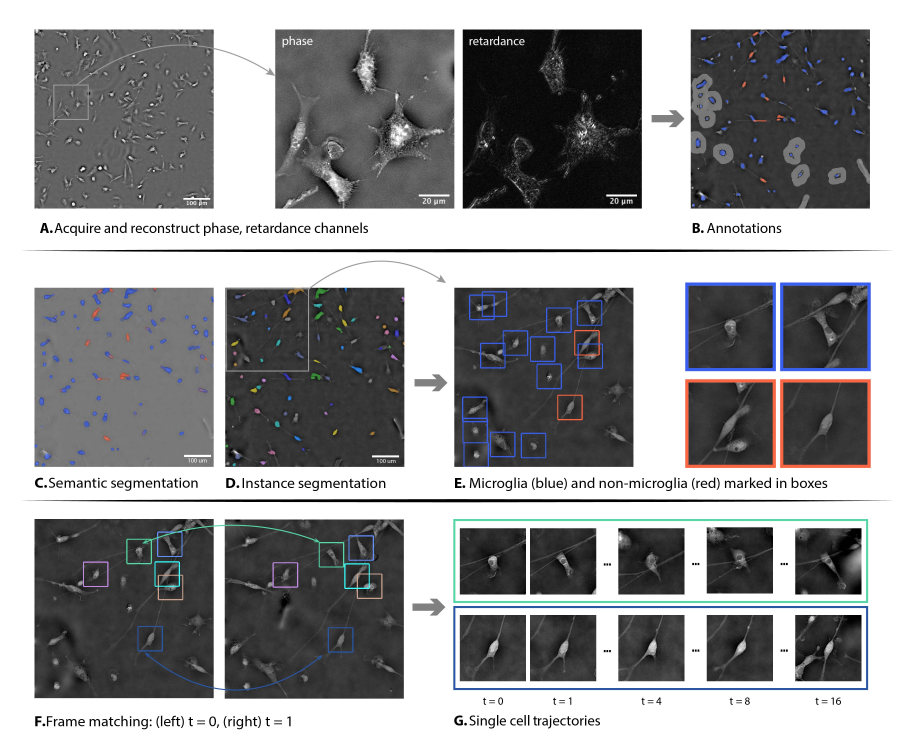
#> input picture pipeline.jpg, 3659 x 3018 px (shown at 1/4 size)
$ python -i binary_from_fluorescence.py   (imports and definitions only)
#> lines starting #> are read from the running program, lines starting #| are printed output that depends on the picture; after the words box and inside, x2 and y2 are one past the last pixel; in counts of white or black regions, pixels touching at a corner belong together
import numpy as np
import os
import argparse
import tifffile as tf

from skimage.filters import threshold_multiotsu
from skimage.measure import regionprops, label
from skimage.morphology import disk, ball, binary_opening, binary_erosion
import skimage.exposure as exposure
import skimage.filters as filters

"""
python binary_from_fluorescence.py
-i /Users/bryant.chhun/Desktop/Data/learningCellState/microglia/2020-10-29/FLUOR/10222020_MG_MGCoculture-x2_FLUOR_A2_1
-o /Users/bryant.chhun/Desktop/Data/learningCellState/microglia/2020-10-29/target_binary
-c 1 -dx 6 -dy 11 -m unimodal

python binary_from_fluorescence.py
-i /Users/bryant.chhun/Desktop/Data/learningCellState/microglia/2020-10-29/FLUOR/10222020_MG_MGCoculture-x2_FLUOR_B2_1
-o /Users/bryant.chhun/Desktop/Data/learningCellState/microglia/2020-10-29/target_binary
-c 2 -dx 6 -dy 11 -m multiotsu

python binary_from_fluorescence.py
-i /Users/bryant.chhun/Desktop/Data/learningCellState/microglia/2020-10-29/FLUOR/10222020_MG_MGCoculture-x2_FLUOR_C2_1
-o /Users/bryant.chhun/Desktop/Data/learningCellState/microglia/2020-10-29/target_binary
-c 2 -dx 6 -dy 11 -m multiotsu
"""


def in_range(num, ref, delta):
    """
    given num, return boolean if num is within delta of ref
    :param num:
    :param ref:
    :param delta:
    :return:
    """
    return ref-delta<num < ref+delta


def filter_area(prop, tot_pix):
    """
    given list of regionprops, return list of regionprops whose areas are less than tot_pix
    :param prop:
    :param tot_pix:
    :return:
    """
    out = []
    for p in prop:
        if p.area >= tot_pix:
            out.append(p)
    return out


# [78 lines left out: functions shift_image, get_unimodal_threshold, create_unimodal_mask, not called in this run]


def multi_otsu_pipeline(image, gamma_=0.1, sigma_=1, classes_=3, nbins_=512, min_area_=35, joint_tolerance_=30):
    """

    :param image:
    :param gamma_:
    :param sigma_:
    :param classes_:
    :param nbins_:
    :param min_area_:
    :param joint_tolerance_:
    :return:
    """
#> called with gamma_ = 0.1, sigma_ = 1, classes_ = 3, nbins_ = 512, min_area_ = 35, joint_tolerance_ = 30

    # ===== PRE FILTERS ============== #
    image = exposure.adjust_gamma(image, gamma_)
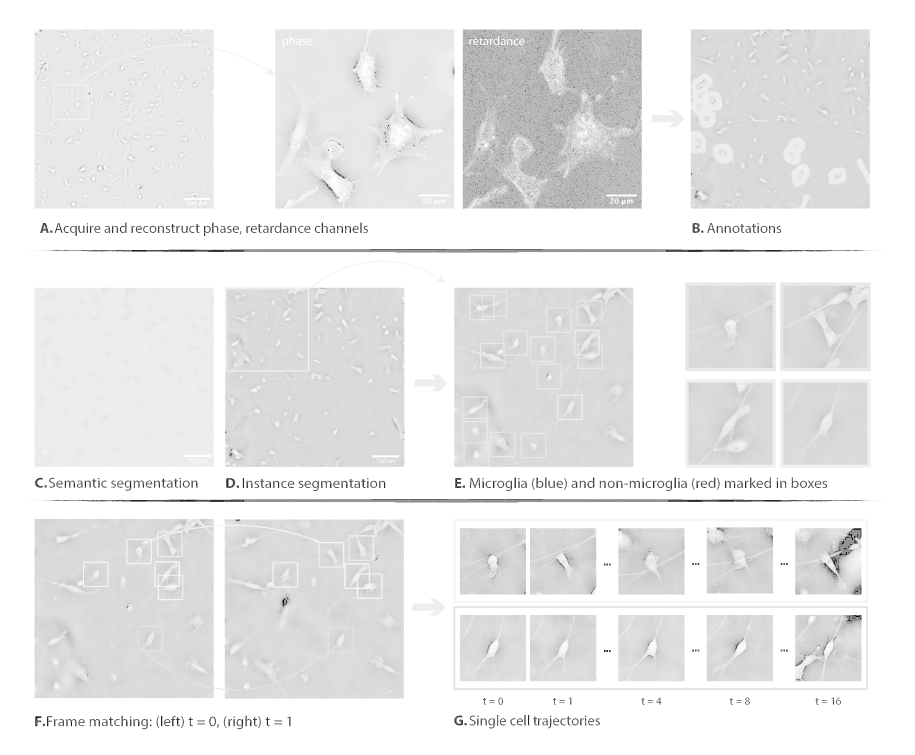
#> image: shape (3018, 3659) (shown at 1/4 size); min 0, max 255, mean 234
    image = filters.gaussian(image, sigma=sigma_)

    # ===== MULTI OTSU THRESHOLDING == #
    thr = threshold_multiotsu(image, classes=classes_, nbins=nbins_)
#> thr = [0.758, 0.931]
    im_label = np.digitize(image, bins=thr)
#> im_label: shape (3018, 3659) int64; 3 distinct labels, from 0 to 2
    mask0 = im_label == 0
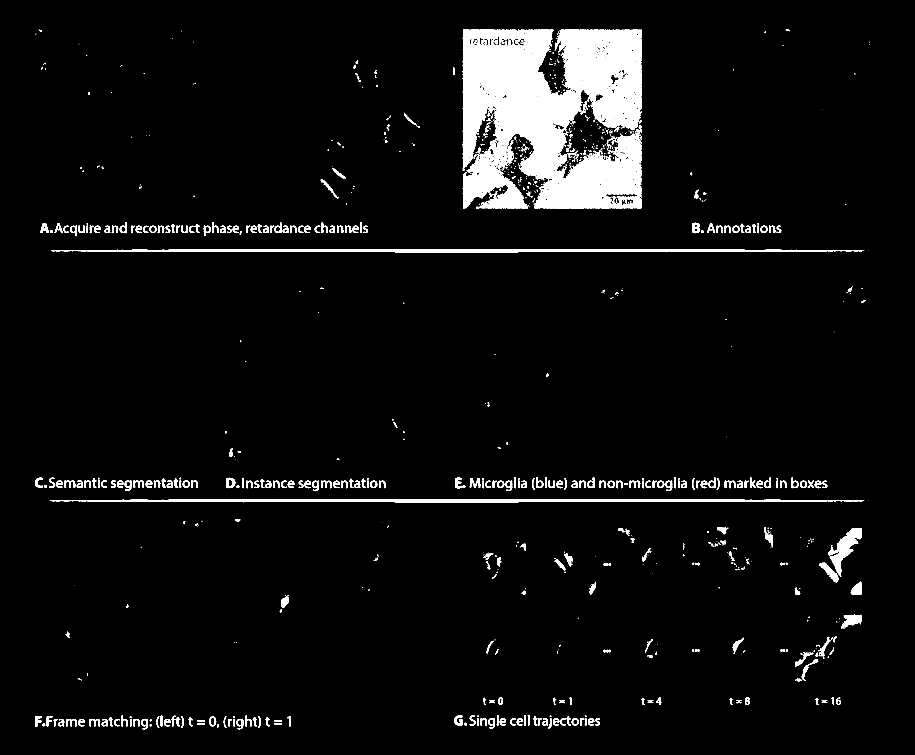
#> mask0: shape (3018, 3659) bool (shown at 1/4 size); 5% white; 1125 white regions (623 under 20 px), largest, box (x1, y1, x2, y2) and area: (1851, 118, 2567, 835) 370585, (205, 1996, 3457, 2010) 30454, (205, 996, 3451, 1010) 30421
    mask1 = im_label == 1
#> mask1: shape (3018, 3659) bool; 48.2% white; 4600 white regions (3731 under 20 px), largest, box (x1, y1, x2, y2) and area: (138, 2075, 1615, 2795) 933581, (2762, 117, 3480, 835) 509675, (138, 1151, 854, 1866) 501606
    mask2 = im_label == 2
#> mask2: shape (3018, 3659) bool; 46.9% white; 1078 white regions (532 under 20 px)

    # == generate region props for each structure in mask1 and mask2
    label1 = label(mask1)
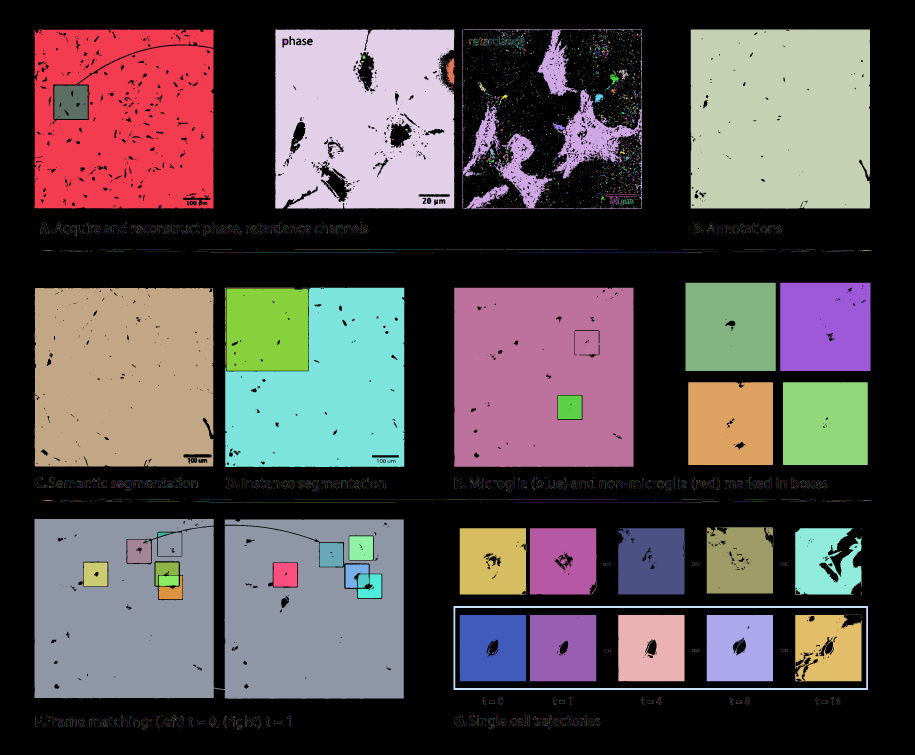
#> label1: shape (3018, 3659) int32 (shown at 1/4 size); 4601 distinct labels, from 0 to 4600; one colour per label, 0 black
    label2 = label(mask2)
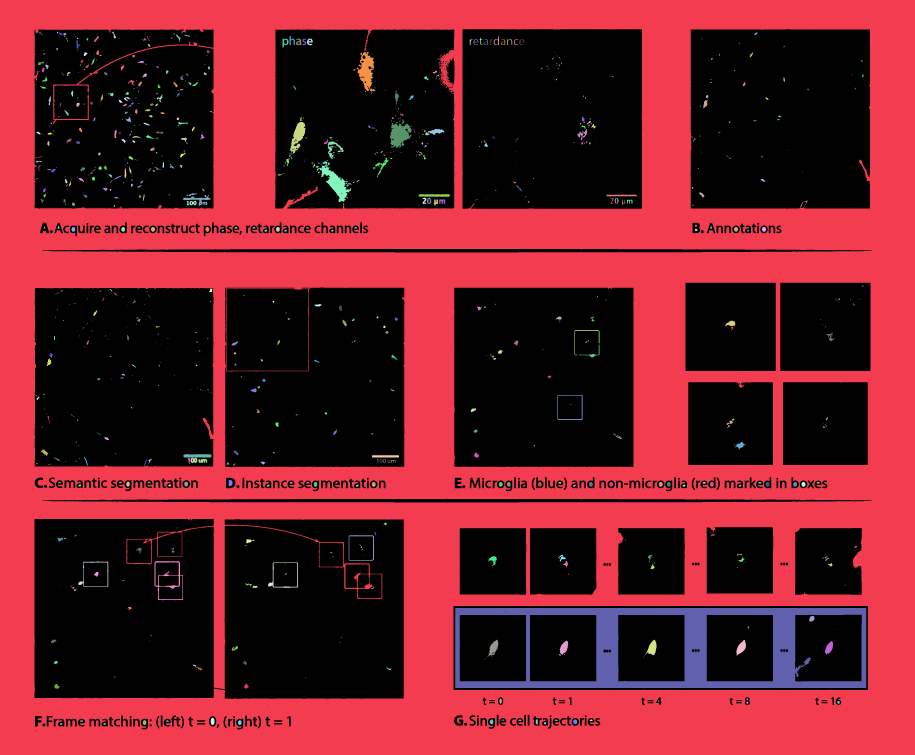
#> label2: shape (3018, 3659) int32 (shown at 1/4 size); 1079 distinct labels, from 0 to 1078; one colour per label, 0 black
    prop1 = regionprops(label1, intensity_image=image)
#> prop1 = 4600 regions
    prop2 = regionprops(label2, intensity_image=image)
#> prop2 = 1078 regions; largest, box (x1, y1, x2, y2) and area: (0, 0, 3659, 3018) 4894050, (1821, 2432, 3465, 2752) 175100, (1265, 645, 1405, 808) 6966, (1425, 208, 1501, 366) 6176, (1559, 478, 1647, 592) 5861

    # filter region props by size
    prop1 = filter_area(prop1, min_area_)
#> after the loop in filter_area, `for p in prop:`: out = 385 regions; largest, box (x1, y1, x2, y2) and area: (138, 2075, 1615, 2795) 933581, (2762, 117, 3480, 835) 509675, (138, 1151, 854, 1866) 501606, (1817, 1151, 2534, 1868) 499687, (138, 117, 855, 834) 468216
#> prop1 has the same summary as out in filter_area
    prop2 = filter_area(prop2, min_area_)
#> after the loop in filter_area (call 2), `for p in prop:`: out = 445 regions; largest, box (x1, y1, x2, y2) and area: (0, 0, 3659, 3018) 4894050, (1821, 2432, 3465, 2752) 175100, (1265, 645, 1405, 808) 6966, (1425, 208, 1501, 366) 6176, (1559, 478, 1647, 592) 5861
#> prop2 has the same summary as out in filter_area

    # extract only the centroids of the region props ** this method is faster than calling props directly
    # many
    p1_centroids = {(int(np.round(p.centroid[0])), int(np.round(p.centroid[1]))): p for p in prop1}
#> p1_centroids = 385 items

    # fewer
    p2_centroids = {(int(np.round(p.centroid[0])), int(np.round(p.centroid[1]))): p for p in prop2}
#> p2_centroids = 445 items

    # ======= COMMON STRUCTURE PROPS =========
    # use centroids as a proxy to determine common structures
    region = joint_tolerance_
    p1_nearest = []
    for p2 in p2_centroids:
        for p1 in p1_centroids:
            if in_range(p1[0], p2[0], region) and in_range(p1[1], p2[1], region):
                p1_nearest.append(p1_centroids[p1])
#> this loop made 445 passes
#> p2 on passes 1 to 3: (1562, 1922), (141, 456), (135, 244)
#> after the loop, p1_nearest = 216 regions; largest, box (x1, y1, x2, y2) and area: (2762, 117, 3480, 835) 509675, (2762, 117, 3480, 835) 509675, (138, 1151, 854, 1866) 501606, (138, 1151, 854, 1866) 501606, (1817, 1151, 2534, 1868) 499687
    print(f"found {len(p1_nearest)} matches")
#| found 216 matches
    # ========================================

    # build target images from "common structure" approach
    blank1 = np.zeros(shape=image.shape)
    blank2 = np.zeros(shape=image.shape)

    for idx, p1 in enumerate(p1_nearest):
        (minrow, mincol, maxrow, maxcol) = p1_nearest[idx].bbox
        blank1[minrow:maxrow, mincol:maxcol] = p1_nearest[idx].intensity_image
#> this loop made 216 passes
#> (minrow, mincol, maxrow, maxcol) on passes 1 to 3: (159, 1136, 176, 1148), (169, 1190, 176, 1199), (134, 2007, 149, 2020)
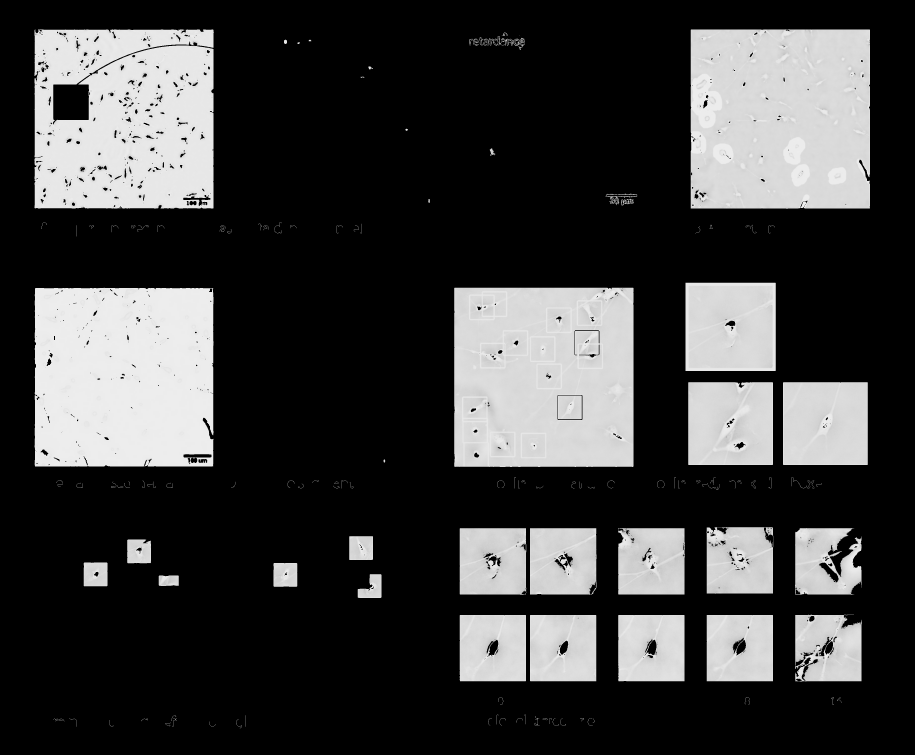
#> blank1: shape (3018, 3659) float64 (shown at 1/4 size); min 0, max 0.931, mean 0.241

    for idx, p2 in enumerate(prop2):
        (minrow, mincol, maxrow, maxcol) = prop2[idx].bbox
        blank2[minrow:maxrow, mincol:maxcol] = prop2[idx].intensity_image
#> this loop made 445 passes
#> (minrow, mincol, maxrow, maxcol) on passes 1 to 3: (0, 0, 3018, 3659), (126, 448, 154, 464), (130, 235, 142, 255)

    combined = blank1 + blank2
    combined[combined > 0] = 1
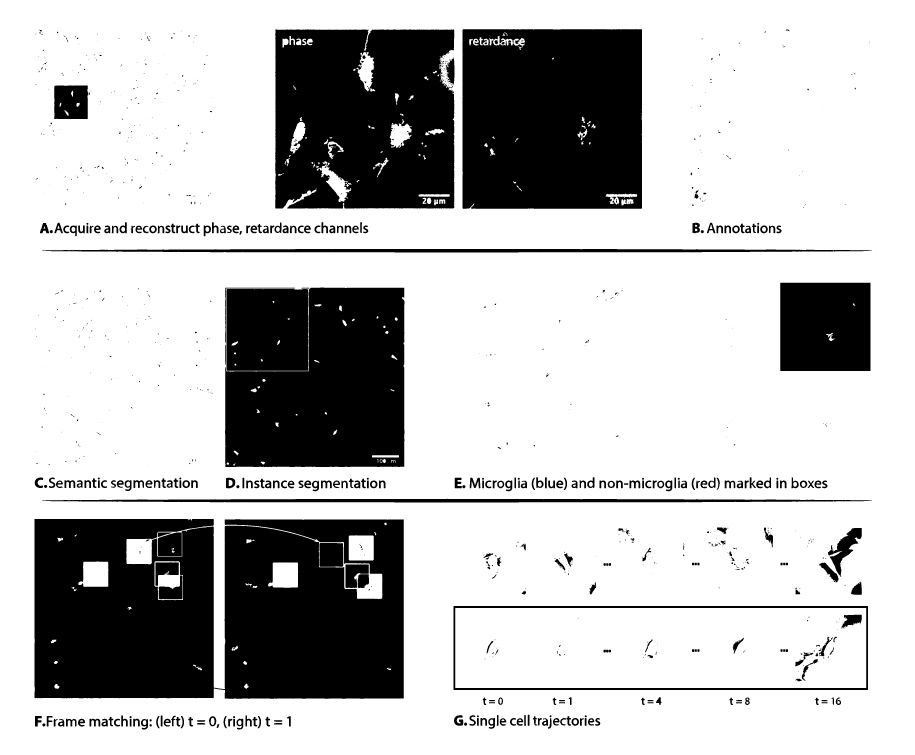
#> combined: shape (3018, 3659) float64 (shown at 1/4 size); values 0 (black) and 1 (white), 74.5% white; 1051 black regions (599 under 20 px), largest, box (x1, y1, x2, y2) and area: (138, 2075, 1615, 2795) 935414, (1850, 117, 2568, 835) 506192, (1101, 118, 1817, 834) 467851

    return combined.astype('uint16')


# [91 lines left out: functions main, parse_args, not called in this run]


# [3 lines not run here, left out]

>>> import cv2
>>> picture = cv2.imread('../../pipeline.jpg', cv2.IMREAD_GRAYSCALE)
>>> result = multi_otsu_pipeline(picture)
